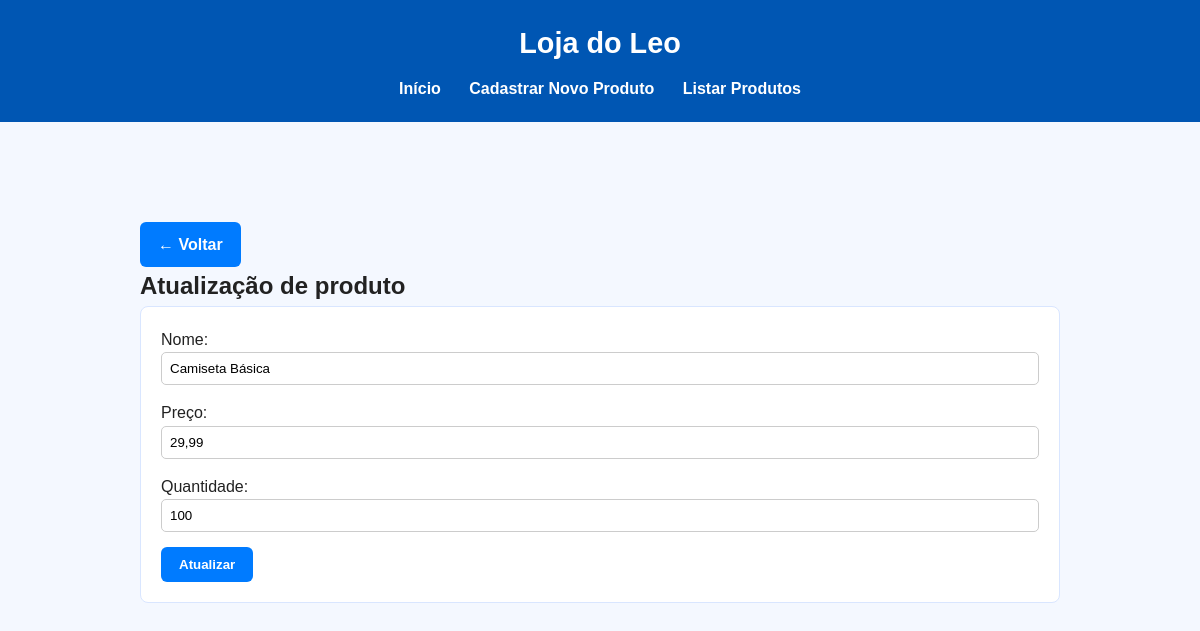
Page /form_atualizado.php?id=1 on the committed database.
### tables this page shows
CREATE TABLE `produtos` (
  `id` int(11) NOT NULL,
  `nome` varchar(255) NOT NULL,
  `preco` decimal(10,2) NOT NULL,
  `quantidade` int(11) NOT NULL
);

### form_atualizado.php (the view, shortened to what this page needs)
<?php
include "cabecalho.php";
require 'conexao.php';
$id = filter_input(INPUT_GET, 'id', FILTER_VALIDATE_INT);
$sql = "SELECT * FROM produtos WHERE id = :id";
$stmt = $pdo->prepare($sql);
$stmt->execute([':id' => $id]);
$produto = $stmt->fetch();
?>
<div class="container">
    <a href="index.php" class="btn btn-link mb-3">← Voltar</a>
    <h2>Atualização de produto</h2>
    <form action="atualizar.php" method="POST">
        <div class="mb-3">
            Nome: <input required value="<?php echo htmlspecialchars($produto['nome']); ?>" type="text" name="produto" class="form-control">
        </div>
        <div class="mb-3">
            Preço: <input required value="<?php echo number_format($produto['preco'], 2, ',', '.'); ?>" type="text" name="preco" class="form-control" placeholder="Ex: 10,50 ou 10.50">
        </div>
        <div class="mb-3">
            Quantidade: <input required value="<?php echo htmlspecialchars($produto['quantidade']); ?>" type="number" name="estoque" class="form-control" min="0" step="1">
        </div>
        <button type="submit" class="btn btn-primary">Atualizar</button>
    </form>
</div>
</body>
</html>

### style.css (style rules this page uses)
* { margin: 0; padding: 0; box-sizing: border-box; }
body { font-family: Arial, sans-serif; background: #f4f8ff; color: #222; line-height: 1.6; }
.container { max-width: 1000px; margin: 30px auto; padding: 20px; }
button, .btn { display: inline-block; background: #007bff; color: #fff; border: none; padding: 10px 18px; border-radius: 6px; cursor: pointer; transition: 0.3s; text-decoration: none; font-weight: bold; }
form { background: #fff; padding: 20px; border-radius: 8px; border: 1px solid #d9e6ff; }
form input, form select { width: 100%; padding: 8px; margin-bottom: 15px; border: 1px solid #ccc; border-radius: 5px; }

### rows in the picture
produtos: produto "Camiseta Básica", preco "29,99", estoque "100"
